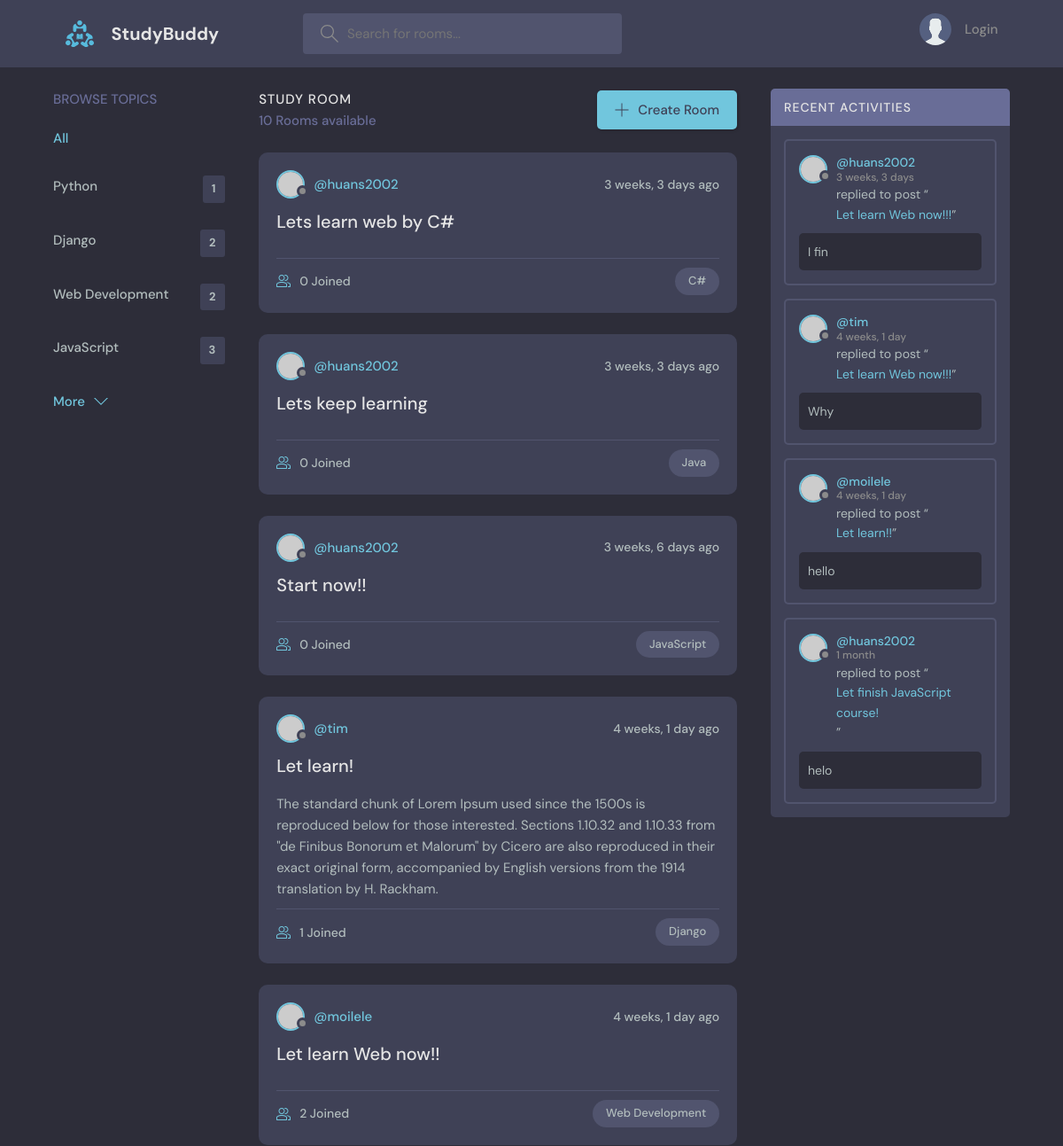
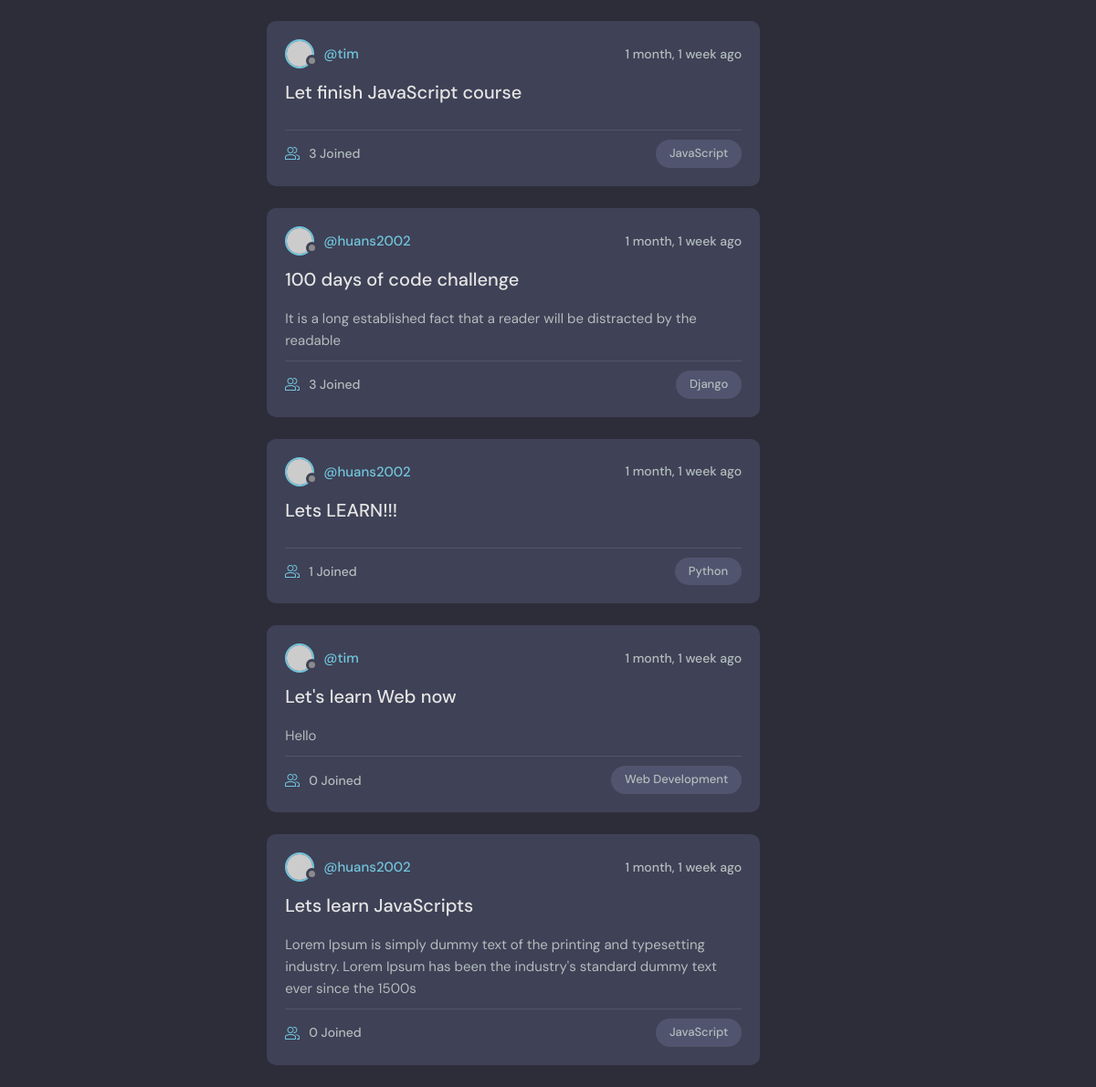
The page / on the database its author committed (2 pictures, top to bottom).
### base/models.py (models this page shows, shortened)
class Topic(models.Model):
    name = models.CharField(max_length=200)

class Room(models.Model):
    host = models.ForeignKey(User, on_delete=models.SET_NULL, null=True)
    topic = models.ForeignKey(Topic, on_delete=models.SET_NULL, null=True)
    name = models.CharField(max_length=200)
    description = models.TextField(null=True, blank=True)
    participants = models.ManyToManyField(
        User, related_name="participants")
    updated = models.DateTimeField(auto_now=True)
    created = models.DateTimeField(auto_now_add=True)
    class Meta:
        ordering = ['-updated', '-created']

class Message(models.Model):
    user = models.ForeignKey(User, on_delete=models.CASCADE)
    room = models.ForeignKey(Room, on_delete=models.CASCADE)
    body = models.TextField()
    updated = models.DateTimeField(auto_now=True)
    created = models.DateTimeField(auto_now_add=True)
    class Meta:
        ordering = ['-updated', '-created']
    def __str__(self):
        return self.body[0:5]

### base/views.py (the view)
# urls.py: path('', views.home, name='home'),
def home(request):
    q = request.GET.get('q') if request.GET.get('q') != None else ''
    rooms = Room.objects.filter(
        Q(topic__name__icontains=q) |
        Q(name__icontains=q) |
        Q(description__icontains=q) |
        Q(host__username__icontains=q)
    )
    room_count = rooms.count()
    topics = Topic.objects.all()[0:4]
    room_messages = Message.objects.all().filter(Q(room__topic__name__icontains=q))
    context = {'rooms': rooms,
               'topics': topics,
               'room_count': room_count,
               'room_messages': room_messages}
    return render(request, 'base/home.html', context)

### base/templates/base/home.html (shortened to what this page needs)
{% extends "main.html" %} {% block content %}
<main class="layout layout--3">
  <div class="container">
    {% include 'base/topics_component.html' %}
    <div class="roomList">
      <div class="roomList__header">
        <div>
          <h2>Study Room</h2>
          <p>{{rooms.count}} Rooms available</p>
        </div>
        <a class="btn btn--main" href="{% url 'create-room' %}">
          <svg
            version="1.1"
            xmlns="http://www.w3.org/2000/svg"
            width="32"
            height="32"
            viewBox="0 0 32 32"
          >
            <title>add</title>
            <path
              d="M16.943 0.943h-1.885v14.115h-14.115v1.885h14.115v14.115h1.885v-14.115h14.115v-1.885h-14.115v-14.115z"
            ></path>
          </svg>
          Create Room
        </a>
      </div>
      {% include 'base/feed_component.html' %}
    </div>
    {% include 'base/activity_component.html' %}
  </div>
</main>
{% endblock content %}

### base/templates/base/topics_component.html (shortened to what this page needs)
<div class="topics">
  <div class="topics__header">
    <h2>Browse Topics</h2>
  </div>
  <ul class="topics__list">
    <li>
      <a href="{% url 'home' %}" class="active">All </a>
    </li>
    {% for topic in topics %}
    <li>
      <a href="{% url 'home'%}?q={{topic.name}}"
        >{{topic.name}} <span>{{topic.room_set.all.count}}</span></a
      >
    </li>
    {% endfor %}
  </ul>
  <a class="btn btn--link" href="{% url 'topics' %}">
    More
    <svg
      version="1.1"
      xmlns="http://www.w3.org/2000/svg"
      width="32"
      height="32"
      viewBox="0 0 32 32"
    >
      <title>chevron-down</title>
      <path d="M16 21l-13-13h-3l16 16 16-16h-3l-13 13z"></path>
    </svg>
  </a>
</div>

### base/templates/base/feed_component.html (shortened to what this page needs)
{% for room in rooms %}
<div class="roomListRoom">
  <div class="roomListRoom__header">
    <a
      href="{% url 'user-profile' room.host.id %}"
      class="roomListRoom__author"
    >
      <div class="avatar avatar--small">
        <img src="https://randomuser.me/api/portraits/women/11.jpg" />
      </div>
      <span>@{{room.host.username}}</span>
    </a>
    <div class="roomListRoom__actions">
      <span>{{room.created|timesince}} ago</span>
    </div>
  </div>
  <div class="roomListRoom__content">
    <a href="{% url 'room' room.id %}">{{room.name}} </a>
    <p>{{room.description}}</p>
  </div>
  <div class="roomListRoom__meta">
    <a href="{% url 'room' room.id %}" class="roomListRoom__joined">
      {{room.participants.all.count}} Joined
    </a>
    <p class="roomListRoom__topic">{{room.topic.name}}</p>
  </div>
</div>
{% endfor %}

### base/templates/base/activity_component.html (shortened to what this page needs)
<div class="activities">
  <div class="activities__header">
    <h2>Recent Activities</h2>
  </div>
  {% for message in room_messages %}
  <div class="activities__box">
    <div class="activities__boxHeader roomListRoom__header">
      <a
        href="{% url 'user-profile' message.user.id %}"
        class="roomListRoom__author"
      >
        <div class="avatar avatar--small">
          <img src="https://randomuser.me/api/portraits/women/11.jpg" />
        </div>
        <p>
          @{{message.user}}
          <span>{{message.created|timesince}}</span>
        </p>
      </a>
    </div>
    <div class="activities__boxContent">
      <p>
        replied to post “<a href="{% url 'room' message.room.id %}"
          >{{message.room.name}}!</a
        >”
      </p>
      <div class="activities__boxRoomContent">{{message}}</div>
    </div>
  </div>
  {% endfor %}
</div>

### rows shown on the page
Topic: name "Python", room_set.all.count "1"
Topic: name "Django", room_set.all.count "2"
Topic: name "Web Development", room_set.all.count "2"
Topic: name "JavaScript", room_set.all.count "3"
Room: host.username "huans2002", created "3 weeks, 3 days", name "Lets learn web by C#", participants.all.count "0", topic.name "C#"
Room: host.username "huans2002", created "3 weeks, 3 days", name "Lets keep learning", participants.all.count "0", topic.name "Java"
Room: host.username "huans2002", created "3 weeks, 6 days", name "Start now!!", participants.all.count "0", topic.name "JavaScript"
Room: host.username "tim", created "4 weeks, 1 day", name "Let learn!", description "The standard chunk of Lorem Ipsum used since the 1500s is reproduced below for those interested. Sections 1.10.32 and 1.10.33 from \"de Finibus Bonorum et Malorum\" by Cicero are also reproduced in their exact original form, accompanied by English versions from the 1914 translation by H. Rackham.", participants.all.count "1", topic.name "Django"
Room: host.username "moilele", created "4 weeks, 1 day", name "Let learn Web now!!", participants.all.count "2", topic.name "Web Development"
Room: host.username "tim", created "1 month, 1 week", name "Let finish JavaScript course", participants.all.count "3", topic.name "JavaScript"
Room: host.username "huans2002", created "1 month, 1 week", name "100 days of code challenge", description "It is a long established fact that a reader will be distracted by the readable", participants.all.count "3", topic.name "Django"
Room: host.username "huans2002", created "1 month, 1 week", name "Lets LEARN!!!", participants.all.count "1", topic.name "Python"
Room: host.username "tim", created "1 month, 1 week", name "Let's learn Web now", description "Hello", participants.all.count "0", topic.name "Web Development"
Room: host.username "huans2002", created "1 month, 1 week", name "Lets learn JavaScripts", description "Lorem Ipsum is simply dummy text of the printing and typesetting industry. Lorem Ipsum has been the industry's standard dummy text ever since the 1500s", participants.all.count "0", topic.name "JavaScript"
Message: user "huans2002", created "3 weeks, 3 days", room.name "Let learn Web now!!", body "I fin"
Message: user "tim", created "4 weeks, 1 day", room.name "Let learn Web now!!", body "Why"
Message: user "moilele", created "4 weeks, 1 day", room.name "Let learn!", body "hello"
Message: user "huans2002", created "1 month", room.name "Let finish JavaScript course", body "helo"

### other values the page prints
{{ rooms.count }} "10"
